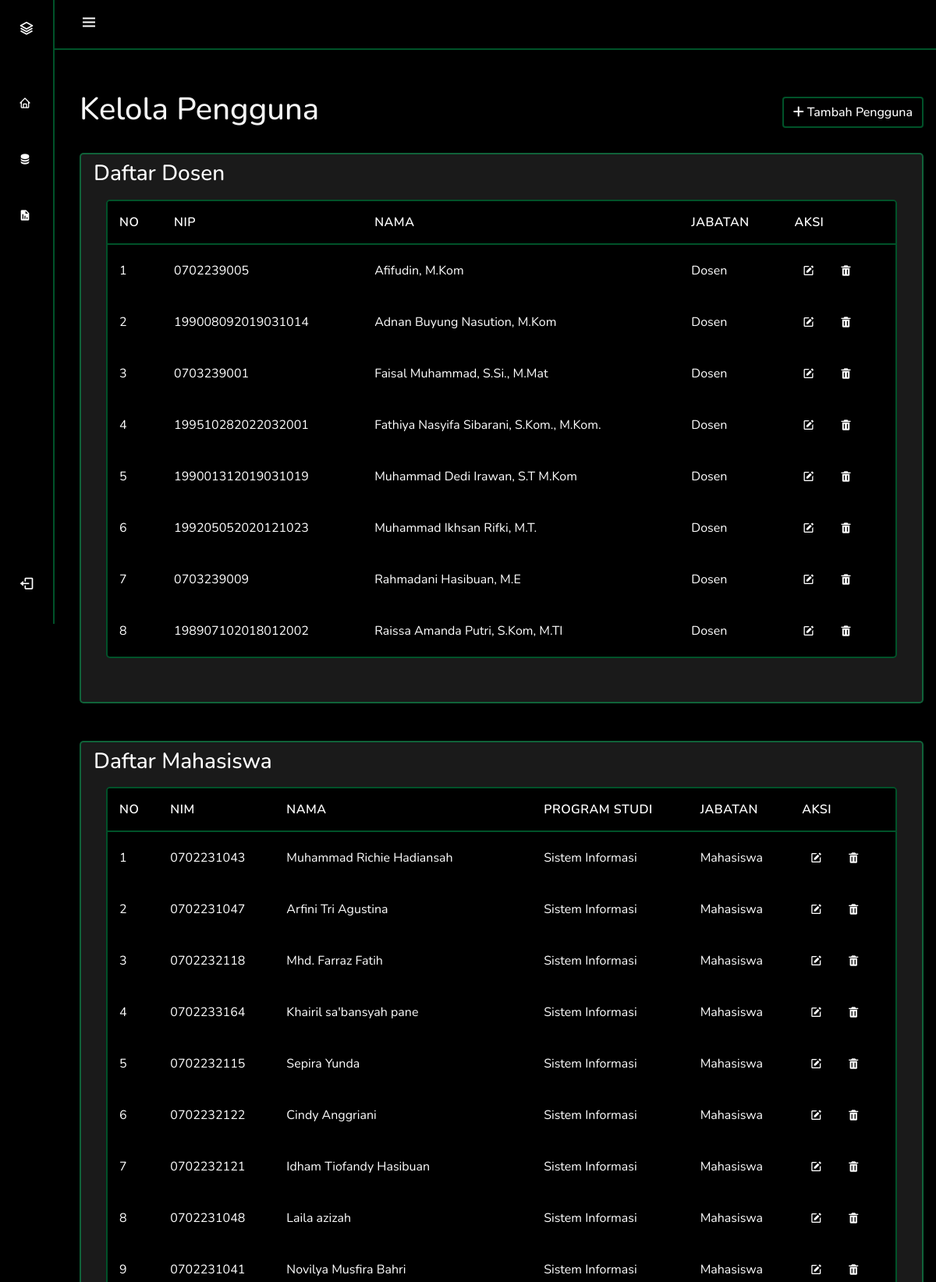
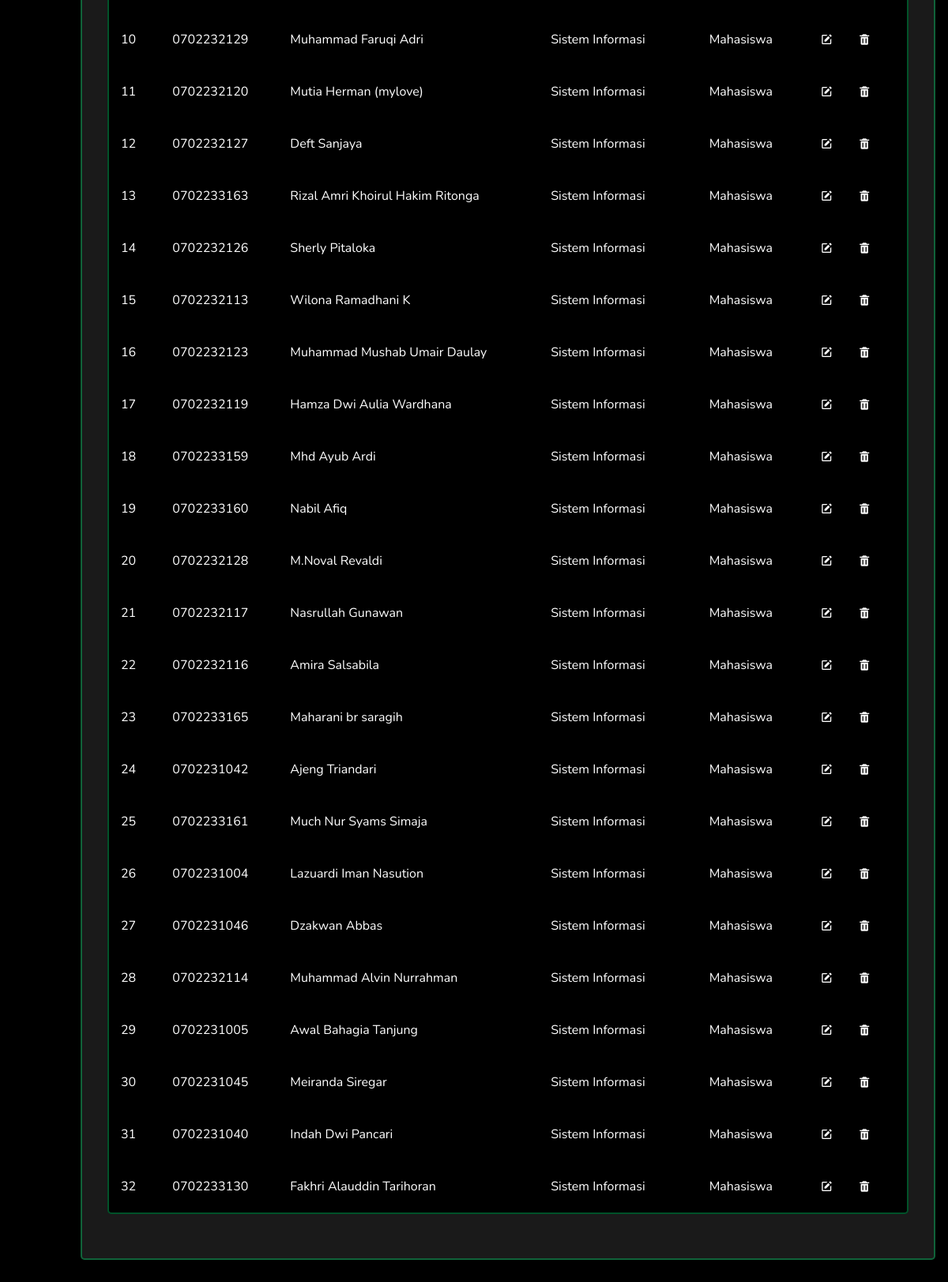
The page /views/admin/pages/manajemen-user.php (signed in) on the database its author committed (2 pictures, top to bottom).
### tables this page shows
CREATE TABLE `users` (
  `id` int(11) NOT NULL,
  `username` varchar(50) NOT NULL,
  `password` varchar(255) NOT NULL,
  `role` enum('admin','dosen','mahasiswa') NOT NULL,
  `nama` varchar(100) NOT NULL,
  `prodi` varchar(50) DEFAULT NULL,
  `created_at` timestamp NOT NULL DEFAULT current_timestamp(),
  `updated_at` timestamp NOT NULL DEFAULT current_timestamp() ON UPDATE current_timestamp()
);

### views/admin/pages/manajemen-user.php (the view, shortened to what this page needs)
<?php
include '../../../includes/config.php';
$sql_mahasiswa = "SELECT * FROM users WHERE role = 'mahasiswa'";
$result_mahasiswa = $conn->query($sql_mahasiswa);
$sql_dosen = "SELECT * FROM users WHERE role = 'dosen'";
$result_dosen = $conn->query($sql_dosen);
?>
<!DOCTYPE html>
<html lang="id">
<head>
    <link rel="stylesheet" href="https://cdn.jsdelivr.net/npm/bootstrap@5.0.0-beta1/dist/css/bootstrap.min.css" />
    <link rel="stylesheet" href="https://cdn.jsdelivr.net/npm/boxicons@latest/css/boxicons.min.css" />
    <link rel="stylesheet" href="https://cdnjs.cloudflare.com/ajax/libs/font-awesome/6.0.0/css/all.min.css" />
    <link rel="stylesheet" href="../../../css/style.css" />
    <link rel="stylesheet" href="../../../css/table.css" />
</head>
<body id="body-pd">
    <header class="header" id="header">
      <div class="header_toggle">
        <i class="bx bx-menu" id="header-toggle"></i>
      </div>
    </header>
    <div class="l-navbar" id="nav-bar">
      <nav class="nav">
        <div>
          <a href="#" class="nav_logo">
            <i class="bx bx-layer nav_logo-icon"></i>
            <span class="nav_logo-name">UIN Sumatera Utara</span> <br />
          </a>
          <div class="nav_list">
            <a href="../dashboard.php" class="nav_link">
              <i class="bx bx-home"></i>
            </a>
            <div class="accordion" id="sidebarAccordion">
              <div class="accordion-item bg-transparent border-0">
                <a
                  class="nav_link collapsed"
                  data-bs-toggle="collapse"
                  href="#submenuKelola"
                  role="button"
                  aria-expanded="false"
                  aria-controls="submenuKelola"
                >
                  <i class="bx bxs-data"></i>
                </a>
              </div>
              <div class="accordion-item bg-transparent border-0">
                <a
                  class="nav_link collapsed"
                  data-bs-toggle="collapse"
                  href="#submenuLaporan"
                  role="button"
                  aria-expanded="false"
                  aria-controls="submenuLaporan"
                >
                  <i class="bx bxs-report"></i>
                </a>
              </div>
            </div>
          </div>
        </div>
        <div
          style="display: flex; flex-direction: column; justify-content: center"
        >
        <a href="../../../logout.php" class="nav_link"> <i class='bx bx-log-out nav_icon'></i> <span class="nav_name">LogOut</span> </a>
        </div>
      </nav>
    </div>
    <main class="pt-4">
        <div class="d-flex justify-content-between align-items-center mb-4">
          <h1>Kelola Pengguna</h1>
          <button class="btn btn-primary" onclick="showAddModal()">
            <i class="fas fa-plus"></i> Tambah Pengguna
          </button>
        </div>
        <div class="card mb-5 text-white" style="background-color: #ffffff1a;">
          <h3 class="mb-0 ">Daftar Dosen</h3>
          <div class="card-body">
            <div class="table-responsive">
              <div class="table-data">
                <div class="users">
                  <table class="table-custom">
                    <thead class="table-dark">
                      <tr>
                        <th>No</th>
                        <th>NIP</th>
                        <th>Nama</th>
                        <th>Jabatan</th>
                        <th>Aksi</th>
                      </tr>
                    </thead>
                    <tbody>
                      <?php
                      if ($no_dosen = 1) {
                          while($row = $result_dosen->fetch_assoc()) {
                      ?>
                      <tr>
                        <td><?php echo $no_dosen++; ?></td>
                        <td><?php echo $row['username']; ?></td>
                        <td><?php echo $row['nama'] ? $row['nama'] : '-'; ?></td>
                        <td><?php echo ucfirst($row['role']); ?></td>
                        <td class="action-buttons">
                          <a href="#" class="edit" onclick="showEditModal(<?php echo htmlspecialchars(json_encode($row)); ?>)">
                            <i class="bx bxs-edit"></i>
                          </a>
                          <a href="?delete_id=<?php echo $row['id']; ?>" class="delete" onclick="return confirm('Apakah Anda yakin ingin menghapus dosen ini?');">
                            <i class="bx bxs-trash"></i>
                          </a>
                        </td>
                      </tr>
                      <?php
                          }
                      } else {
                      ?>
                      <tr>
                        <td colspan="5" style="text-align: center;">Tidak ada data Dosen</td>
                      </tr>
                      <?php } ?>
                    </tbody>
                  </table>
                </div>
              </div>
            </div>
          </div>
        </div>
        <div class="card mb-5 text-white" style="background-color: #ffffff1a;">
          <h3 class="mb-0 ">Daftar Mahasiswa</h3>
          <div class="card-body">
            <div class="table-responsive">
              <div class="table-data">
                <div class="users">
                  <table class="table-custom">
                    <thead class="table-dark">
                      <tr>
                        <th>No</th>
                        <th>NIM</th>
                        <th>Nama</th>
                        <th>Program Studi</th>
                        <th>Jabatan</th>
                        <th>Aksi</th>
                      </tr>
                    </thead>
                    <tbody>
                      <?php
                      if ($no_mahasiswa = 1) {
                          while($row = $result_mahasiswa->fetch_assoc()) {
                      ?>
                      <tr>
                        <td><?php echo $no_mahasiswa++; ?></td>
                        <td><?php echo $row['username']; ?></td>
                        <td><?php echo $row['nama'] ? $row['nama'] : '-'; ?></td>
                        <td><?php echo $row['prodi'] ? $row['prodi'] : '-'; ?></td>
                        <td><?php echo ucfirst($row['role']); ?></td>
                        <td class="action-buttons">
                          <a href="#" class="edit" onclick="showEditModal(<?php echo htmlspecialchars(json_encode($row)); ?>)">
                            <i class="bx bxs-edit"></i>
                          </a>
                          <a href="?delete_id=<?php echo $row['id']; ?>" class="delete" onclick="return confirm('Apakah Anda yakin ingin menghapus mahasiswa ini?');">
                            <i class="bx bxs-trash"></i>
                          </a>
                        </td>
                      </tr>
                      <?php
                          }
                      } else {
                      ?>
                      <tr>
                        <td colspan="6" style="text-align: center;">Tidak ada data Mahasiswa</td>
                      </tr>
                      <?php } ?>
                    </tbody>
                  </table>
                </div>
              </div>
            </div>
          </div>
        </div>
    </main>
</body>
</html>

### css/style.css (style rules this page uses)
:root { --header-height: 3rem; --nav-width: 70px; --body-font: "Nunito", sans-serif; --normal-font-size: 1rem; --z-fixed: 100; }
body { position: relative; margin: var(--header-height) 0 0 0; padding: 0 1rem; font-family: var(--body-font); font-size: var(--normal-font-size); background-color: black; color: #f5f5f5; transition: 0.5s; overflow-x: hidden; }
a { text-decoration: none; }
.header { width: 100%; height: var(--header-height); position: fixed; top: 0; left: 0; display: flex; align-items: center; justify-content: space-between; padding: 0 1rem; background-color: rgb(0, 0, 0); border-bottom: 2px solid #00cc6666; z-index: var(--z-fixed); transition: 0.5s; }
.header_toggle { color: rgb(255, 255, 255); font-size: 1.5rem; cursor: pointer; }
.header_toggle::after { margin-left: 150px; }
.l-navbar { position: fixed; top: 0; left: -30%; width: var(--nav-width); height: 100vh; background-color: black; padding: 0.5rem 0.5rem 0 0; transition: 0.5s; z-index: var(--z-fixed); border-right: 2px solid #00cc6666; }
.nav { height: 100%; display: flex; flex-direction: column; justify-content: space-between; overflow: hidden; }
.nav_logo, .nav_link { display: grid; grid-template-columns: max-content max-content; align-items: center; column-gap: 1rem; padding: 0.5rem 0 0.5rem 1.5rem; color: #ffffff; }
.nav_logo { margin-bottom: 2rem; }
.nav_logo-icon { font-size: 1.25rem; color: rgb(255, 255, 255); }
.nav_link { position: relative; color: rgb(255, 255, 255); margin-bottom: 2rem; transition: 0.3s; border-radius: 5px; }
.nav_icon { font-size: 1.25rem; }
main { margin-top: 5.75rem !important; }
.card { display: flex; justify-content: space-between; align-items: left; padding: 0.5rem 1rem; background-color: #000000; border-radius: 5px; color: #ffffff; text-align: left; position: relative; flex-direction: column; min-width: 0; word-wrap: break-word; background-clip: border-box; border: 2px solid #00cc6666; }
@media screen and (min-width: 768px) { body { margin: calc(var(--header-height) + 1rem) 0 0 0; padding-left: calc(var(--nav-width) + 2rem); } }
@media screen and (min-width: 768px) { .header { height: calc(var(--header-height) + 1rem); padding: 0 2rem 0 calc(var(--nav-width) + 2rem); } }
@media screen and (min-width: 768px) { .l-navbar { left: 0; padding: 1rem 0.8rem 0 0; } }

### css/table.css (style rules this page uses)
.table-custom { width: 100%; border-collapse: separate; border-spacing: 0; background-color: #000000; border-radius: 5px; color: #ffffff; text-align: left; margin-bottom: 2rem; background-clip: border-box; border: 2px solid #00cc6666; overflow: hidden; }
.table-custom thead { background-color: #000000; }
.table-custom thead th { color: #ffffff; border-bottom: 2px solid #00cc6666; font-weight: 600; text-transform: uppercase; font-size: 1rem; letter-spacing: 0.5px; }
.table-custom th, .table-custom td { padding: 15px; }
.table-custom tbody tr { transition: all 0.2s ease; }
.table-custom tbody tr:last-child td { border-bottom: none; }
.action-buttons { display: flex; gap: 12px; justify-content: flex-start; align-items: center; }
.action-buttons a { display: inline-flex; align-items: center; justify-content: center; width: 36px; height: 36px; border-radius: 5px; transition: all 0.2s ease; color: #ffffff; text-decoration: none; }
.btn { display: inline-block; font-weight: 500; text-align: center; white-space: nowrap; vertical-align: middle; user-select: none; border: 1px solid transparent; padding: 0.375rem 0.75rem; font-size: 1rem; line-height: 1.5; border-radius: 0.25rem; transition: all 0.15s ease-in-out; cursor: pointer; }
.btn-primary { color: #fff; background-color: #000000; border: 2px solid #00cc6666; }

### rows shown on the page
users: username "0702239005", nama "Afifudin, M.Kom", role "Dosen"
users: username "199008092019031014", nama "Adnan Buyung Nasution, M.Kom", role "Dosen"
users: username "0703239001", nama "Faisal Muhammad, S.Si., M.Mat", role "Dosen"
users: username "199510282022032001", nama "Fathiya Nasyifa Sibarani, S.Kom., M.Kom.", role "Dosen"
users: username "199001312019031019", nama "Muhammad Dedi Irawan, S.T M.Kom", role "Dosen"
users: username "199205052020121023", nama "Muhammad Ikhsan Rifki, M.T.", role "Dosen"
users: username "0703239009", nama "Rahmadani Hasibuan, M.E", role "Dosen"
users: username "198907102018012002", nama "Raissa Amanda Putri, S.Kom, M.TI", role "Dosen"
users: username "0702231043", nama "Muhammad Richie Hadiansah", prodi "Sistem Informasi", role "Mahasiswa"
users: username "0702231047", nama "Arfini Tri Agustina", prodi "Sistem Informasi", role "Mahasiswa"
users: username "0702232118", nama "Mhd. Farraz Fatih", prodi "Sistem Informasi", role "Mahasiswa"
users: username "0702233164", nama "Khairil sa'bansyah pane", prodi "Sistem Informasi", role "Mahasiswa"
users: username "0702232115", nama "Sepira Yunda", prodi "Sistem Informasi", role "Mahasiswa"
users: username "0702232122", nama "Cindy Anggriani", prodi "Sistem Informasi", role "Mahasiswa"
users: username "0702232121", nama "Idham Tiofandy Hasibuan", prodi "Sistem Informasi", role "Mahasiswa"
users: username "0702231048", nama "Laila azizah", prodi "Sistem Informasi", role "Mahasiswa"
users: username "0702231041", nama "Novilya Musfira Bahri", prodi "Sistem Informasi", role "Mahasiswa"
users: username "0702232129", nama "Muhammad Faruqi Adri", prodi "Sistem Informasi", role "Mahasiswa"
users: username "0702232120", nama "Mutia Herman (mylove)", prodi "Sistem Informasi", role "Mahasiswa"
users: username "0702232127", nama "Deft Sanjaya", prodi "Sistem Informasi", role "Mahasiswa"
users: username "0702233163", nama "Rizal Amri Khoirul Hakim Ritonga", prodi "Sistem Informasi", role "Mahasiswa"
users: username "0702232126", nama "Sherly Pitaloka", prodi "Sistem Informasi", role "Mahasiswa"
users: username "0702232113", nama "Wilona Ramadhani K", prodi "Sistem Informasi", role "Mahasiswa"
users: username "0702232123", nama "Muhammad Mushab Umair Daulay", prodi "Sistem Informasi", role "Mahasiswa"
users: username "0702232119", nama "Hamza Dwi Aulia Wardhana", prodi "Sistem Informasi", role "Mahasiswa"
users: username "0702233159", nama "Mhd Ayub Ardi", prodi "Sistem Informasi", role "Mahasiswa"
users: username "0702233160", nama "Nabil Afiq", prodi "Sistem Informasi", role "Mahasiswa"
users: username "0702232128", nama "M.Noval Revaldi", prodi "Sistem Informasi", role "Mahasiswa"
users: username "0702232117", nama "Nasrullah Gunawan", prodi "Sistem Informasi", role "Mahasiswa"
users: username "0702232116", nama "Amira Salsabila", prodi "Sistem Informasi", role "Mahasiswa"
users: username "0702233165", nama "Maharani br saragih", prodi "Sistem Informasi", role "Mahasiswa"
users: username "0702231042", nama "Ajeng Triandari", prodi "Sistem Informasi", role "Mahasiswa"
users: username "0702233161", nama "Much Nur Syams Simaja", prodi "Sistem Informasi", role "Mahasiswa"
users: username "0702231004", nama "Lazuardi Iman Nasution", prodi "Sistem Informasi", role "Mahasiswa"
users: username "0702231046", nama "Dzakwan Abbas", prodi "Sistem Informasi", role "Mahasiswa"
users: username "0702232114", nama "Muhammad Alvin Nurrahman", prodi "Sistem Informasi", role "Mahasiswa"
users: username "0702231005", nama "Awal Bahagia Tanjung", prodi "Sistem Informasi", role "Mahasiswa"
users: username "0702231045", nama "Meiranda Siregar", prodi "Sistem Informasi", role "Mahasiswa"
users: username "0702231040", nama "Indah Dwi Pancari", prodi "Sistem Informasi", role "Mahasiswa"
users: username "0702233130", nama "Fakhri Alauddin Tarihoran", prodi "Sistem Informasi", role "Mahasiswa"
